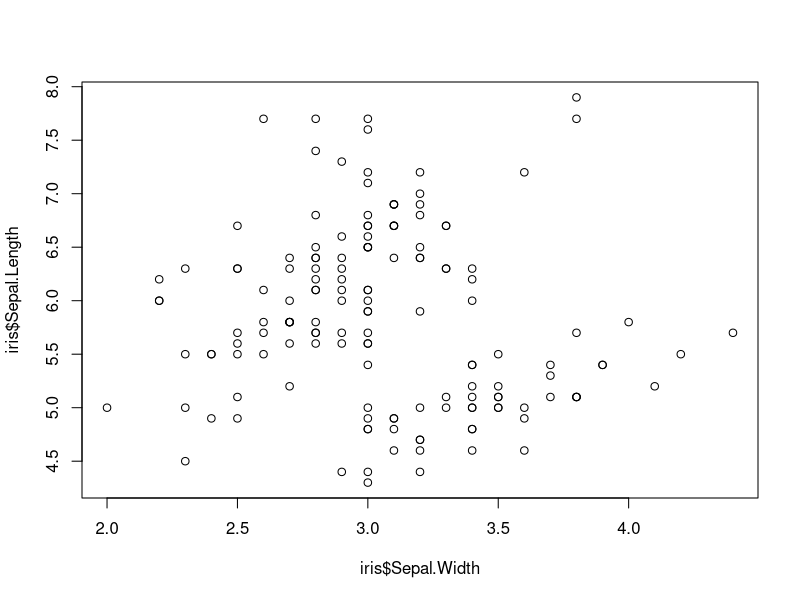
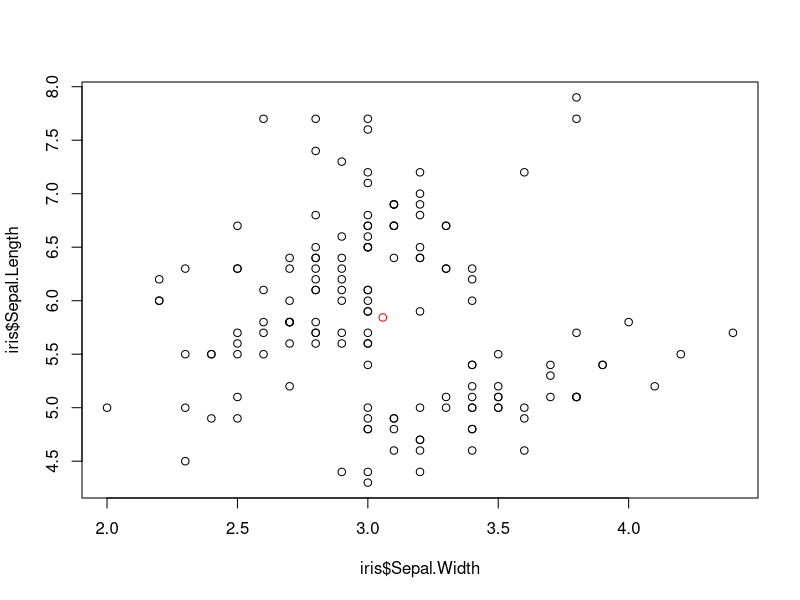
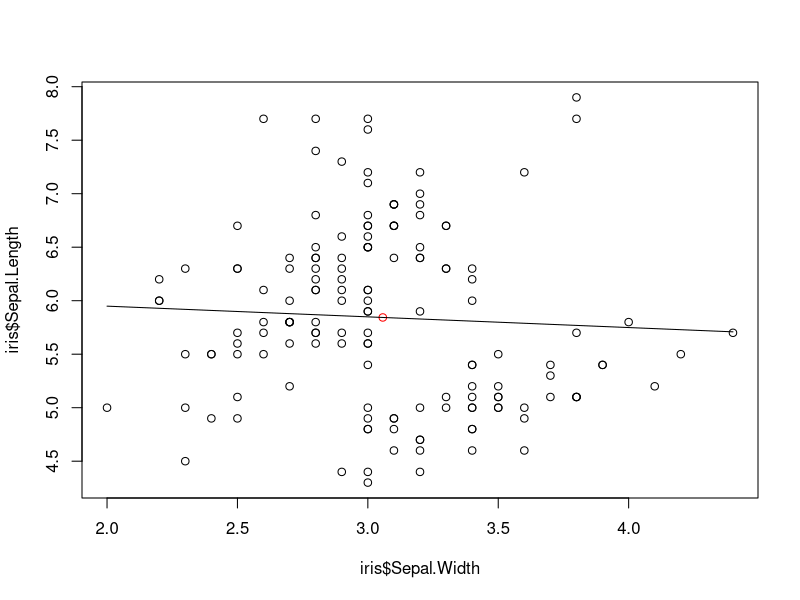
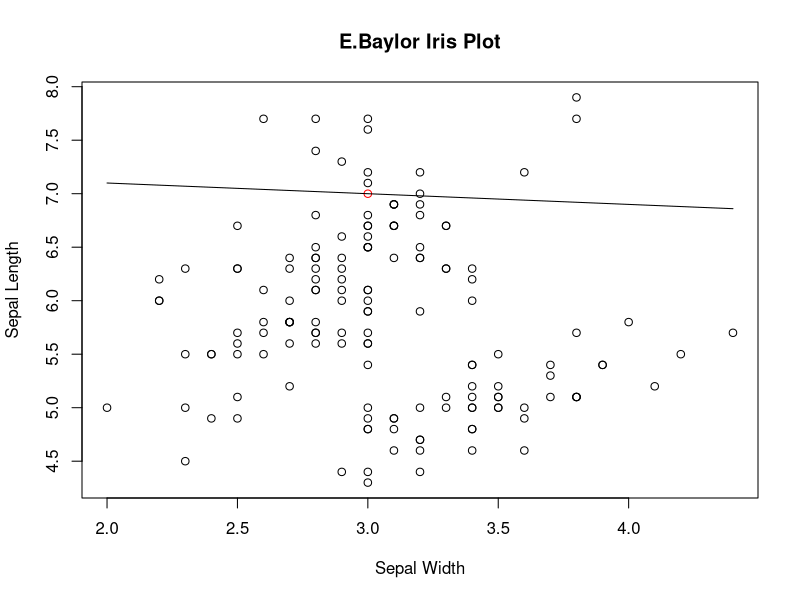

Generate these figures, in order, with R:
data(iris)

head(iris)

iris$Sepal.Width

mean(iris$Sepal.Length)

sd(iris$Sepal.Width)

plot(x = iris$Sepal.Width, y = iris$Sepal.Length)

data_center_x = mean(iris$Sepal.Width)
data_center_y = mean(iris$Sepal.Length)
c(data_center_x, data_center_y)

plot(x = iris$Sepal.Width, y = iris$Sepal.Length)
points(x = data_center_x, y = data_center_y, col = "red")

line_point_slope = function(x, x1, y1, slope)
{
  get_y_intercept = 
    function(x1, y1, slope) 
      return(-(x1 * slope) + y1)
  
  linear = 
    function(x, yint, slope) 
      return(yint + x * slope)
  
  return(linear(x, get_y_intercept(x1, y1, slope), slope))
}

plot(x = iris$Sepal.Width, y = iris$Sepal.Length)
points(x = data_center_x, y = data_center_y, col = "red")
curve(
  line_point_slope(
    x, 
    data_center_x, 
    data_center_y,
    -0.1), 
  add = TRUE)

data_center_x = 3.0
data_center_y = 7.0

plot(
  x = iris$Sepal.Width,
  y = iris$Sepal.Length, 
  main = "E.Baylor Iris Plot",
  xlab = "Sepal Width",
  ylab = "Sepal Length")

library(MASS)
data(Animals)
head(Animals)

points(x = data_center_x, y = data_center_y, col = "red")
curve(
  line_point_slope(
    x, 
    data_center_x, 
    data_center_y,
    -0.1), 
  add = TRUE)
